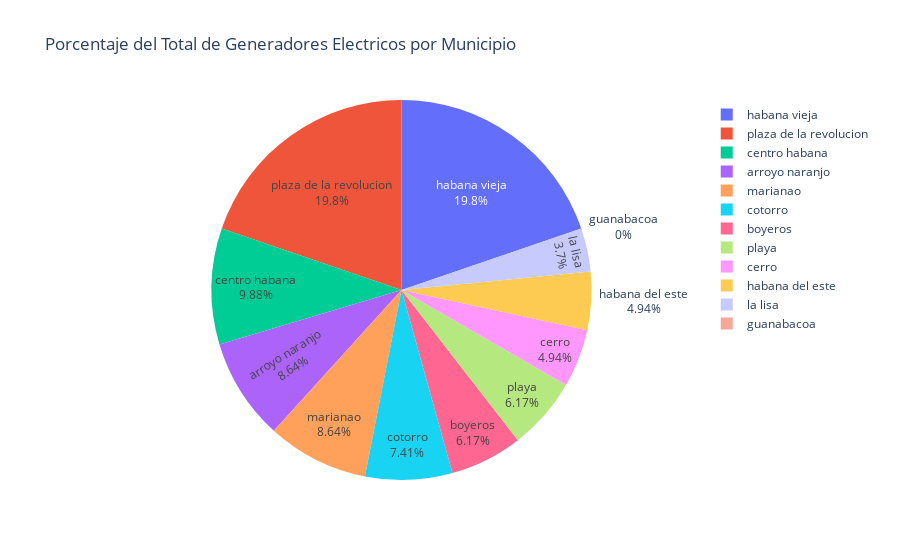

Write notebook code for a chart like this one.
### Code cell
#Grafico de pastel sobre el porciento de plantas por municipio :)
info_plantas = data2[data2["electric generator"].notna()]
total_generadores = info_plantas["electric generator"].sum()
generadores_por_municipio = info_plantas.groupby("location.municipe")["electric generator"].sum()
porcentaje_por_municipio = (generadores_por_municipio / total_generadores * 100).round(2)
porcentaje_por_municipio.index = [municipio.strip().lower() for municipio in porcentaje_por_municipio.index]


fig = px.pie(
    names=porcentaje_por_municipio.index,
    values=porcentaje_por_municipio.values,
    title="Porcentaje del Total de Generadores Electricos por Municipio"
)

fig.update_traces(textinfo="percent+label")
fig.show()

### Figure 1 — Plotly figure (JSON) as saved in the notebook; plotly's stock layout.template omitted (floating-point values rounded to 4 significant figures)
{"data": [{"domain": {"x": [0, 1], "y": [0, 1]}, "hovertemplate": "label=%{label}<br>value=%{value}<extra></extra>", "labels": ["habana vieja", "la lisa", "arroyo naranjo", "boyeros", "centro habana", "cerro", "cotorro", "guanabacoa", "habana del este", "habana vieja", "habana del este", "la lisa", "marianao", "playa", "plaza de la revolucion"], "legendgroup": "", "name": "", "showlegend": true, "textinfo": "percent+label", "type": "pie", "values": [3.704, 1.235, 8.642, 6.173, 9.877, 4.938, 7.407, 0, 1.235, 16.05, 3.704, 2.469, 8.642, 6.173, 19.75]}], "layout": {"legend": {"tracegroupgap": 0}, "title": {"text": "Porcentaje del Total de Generadores Electricos por Municipio"}}}
